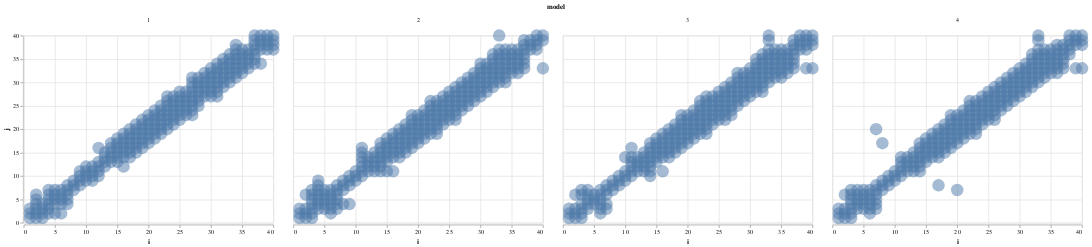

This figure's notebook cell:
### Code cell
alt.Chart(data).mark_point(filled=True, size=400, opacity=0.5).encode(
    x='i',
    y='j',
).facet('model')

#alt.Chart(data).mark_square(filled=True, size=400, opacity=0.5).encode(
#    x='i',
#    y='j',
#).facet('model')

### Figure 1 — Vega-Lite specification as saved in the notebook (floating-point values rounded to 4 significant figures; data arrays with more than 128 entries replaced by an {"elided": "..."} marker saying what was removed)
{"config": {"view": {"continuousWidth": 400, "continuousHeight": 300}}, "data": {"name": "data-9a25a3f20cdee7162a8dcedfc755b1c5"}, "facet": {"type": "quantitative", "field": "model"}, "spec": {"mark": {"type": "point", "filled": true, "opacity": 0.5, "size": 400}, "encoding": {"x": {"type": "quantitative", "field": "i"}, "y": {"type": "quantitative", "field": "j"}}}, "$schema": "https://vega.github.io/schema/vega-lite/v4.8.1.json", "datasets": {"data-9a25a3f20cdee7162a8dcedfc755b1c5": {"elided": "984 records"}}}
